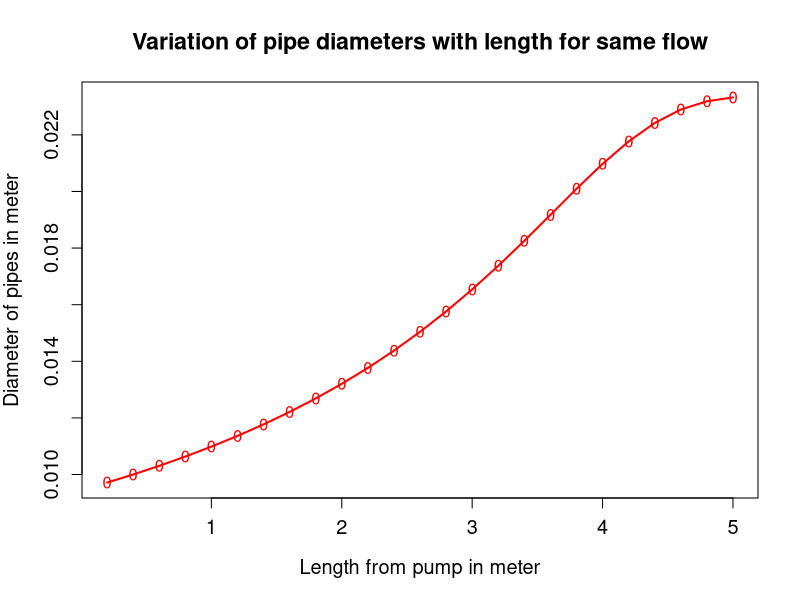

Here is the R script that generated this plot:
#Declaring Variables

P0       <- 750000        #pump delivering pressure
rho      <- 997          #density of the water
gval     <- 9.81         #gravitational acc of earth
pi       <- 22/7         #constant
kin_vis  <- 0.801*10^-6  #kinematic viscosity of water
epi      <- 0.26*10^-3   #roughness of the pipe
k        <- 25           #no of pipes


Q_pipe <-numeric(k)
vel_pipe <-numeric(k)
dia_pipe <-numeric(k)

Q_sec  <-numeric(k)
vel_sec <-numeric(k)
dia_sec <-numeric(k)
area_sec <-numeric(k)
hf <- numeric(k)

ff <-numeric(k)
l <-numeric(k)
len_pump <-numeric(k)


l[1:k]<-0.2
l[1]<-0.2

n<-(k-1):1
m<-2:k
o<-1:k

for (i in o) {
  len_pump[i] = sum(l[1:i])
}

dia_sec[1:k] <-0.05
for (i in o) {
  area_sec[i] <- (pi*dia_sec[i]^2)/4
}

ff[1:k]=0.02
ff[1]  =  1/((-2*log10((epi/(3.7*dia_sec[1]))+((2.51*kin_vis*area_sec[1])/(dia_sec[1]*sqrt(ff[1])*(sqrt((P0*2*dia_sec[1]*area_sec[1]^2)/(rho*(dia_sec[1]+ff[1]*l[1]))))))))^2)

Q_sec[1] = (sqrt((P0*2*dia_sec[1]*area_sec[1]^2)/(rho*(dia_sec[1]+ff[1]*l[1]))))

Q_pipe[1:k] <- Q_sec[1]/k
#Q_pipe[10] = 1.5*Q_sec[1]/k
#Q_pipe[7] = 0.5*Q_sec[1]/k
#Q_pipe[15] = 0
#Q_pipe[17] = 4*Q_sec[1]/k


for (i in m) {
  Q_sec[i] <- Q_sec[1]-sum(Q_pipe[1:i-1])
}

for (i in o) {
  vel_sec[i] = Q_sec[i]/area_sec[i]
}

for (i in m) {
  ff[i]  =  1/((-2*log10((epi/(3.7*dia_sec[i]))+((2.51*kin_vis*area_sec[i])/(dia_sec[i]*sqrt(ff[i])*Q_sec[i]))))^2)
}

for (i in o) {
  hf[i] = (ff[i]*l[i]*vel_sec[i]^2)/(2*gval*dia_sec[i])
}

total_hf = sum(hf[1:k])

#dia_pipe[k] = ((8*Q_pipe[k]^2*rho)/(pi^2*(P0-gval*rho*total_hf)))^0.25
#print(dia_pipe[k])

vel_pipe[k]= sqrt(2*P0/rho-2*gval*total_hf)

for (i in n) {
 vel_pipe[i] = sqrt(((ff[i]*l[i]*vel_sec[i]^2)/dia_sec[i])+vel_pipe[i+1]^2)
}

for (i in o) {
  dia_pipe[i] = sqrt((4*Q_pipe[i])/(vel_pipe[i]*pi))
  print(dia_pipe[i])
}

plot(len_pump,dia_pipe,type = "o",main = "Variation of pipe diameters with length for same flow",xlab = "Length from pump in meter",ylab = "Diameter of pipes in meter",col="red",cex.lab="1.2",cex.main="1.4",cex.axis="1.2",ps="2",pch="0", lwd = "2",xaxs="r",yaxs="r")

